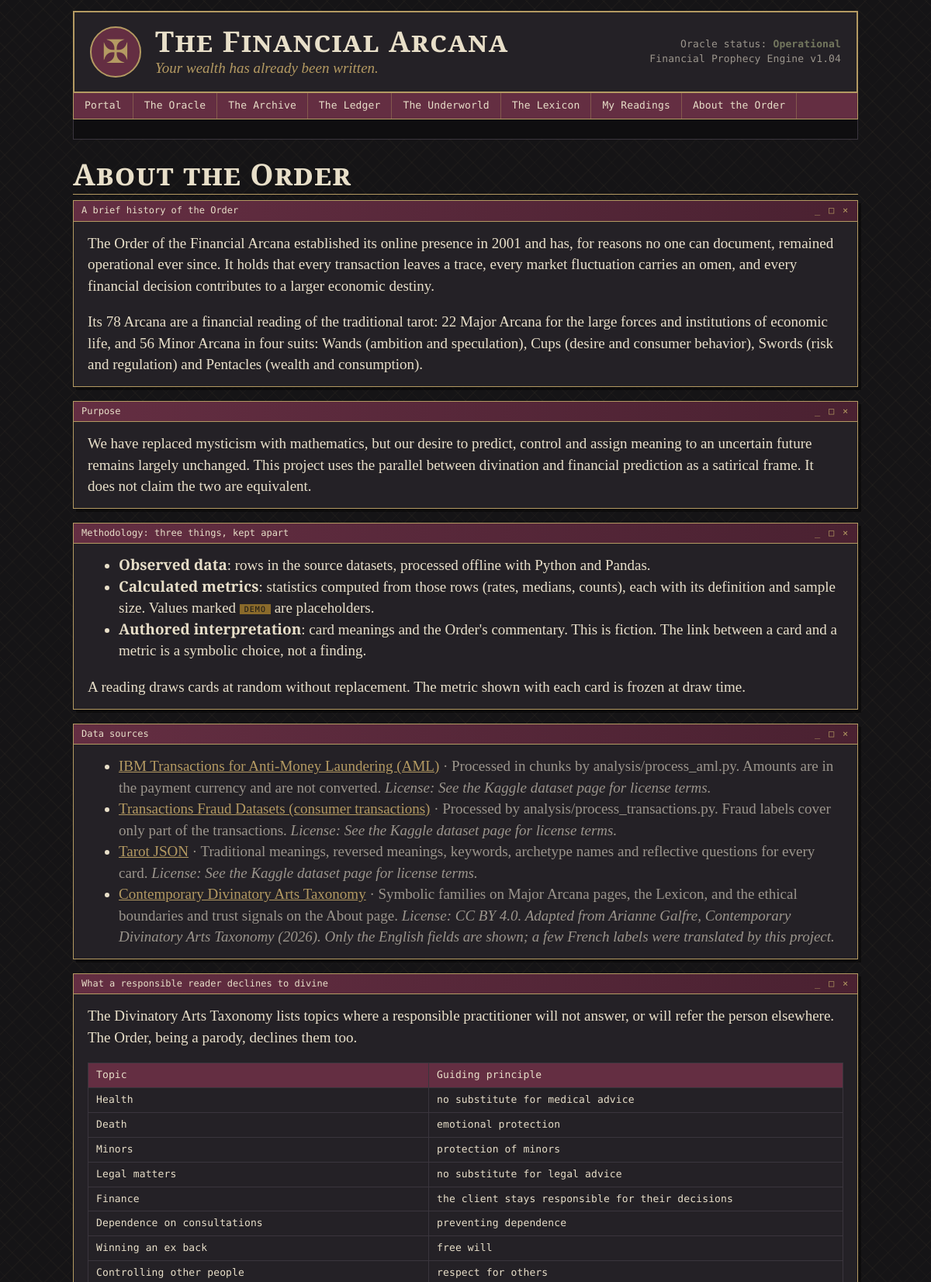
/about (upper part), run on the app's committed database.
### models.py (models this page shows)
class Dataset(db.Model):
    __tablename__ = "datasets"
    dataset_id = db.Column(db.Integer, primary_key=True)
    key = db.Column(db.String(32), unique=True, nullable=False)  # aml, consumer, tarot...
    name = db.Column(db.String(120), nullable=False)
    source_url = db.Column(db.String(300))
    description = db.Column(db.Text)
    license = db.Column(db.String(200))
    processing_notes = db.Column(db.Text)
    metrics = db.relationship("FinancialMetric", back_populates="dataset")

class TaxonomyEntry(db.Model):
    __tablename__ = "taxonomy_entries"
    entry_id = db.Column(db.Integer, primary_key=True)
    kind = db.Column(db.String(12), index=True, nullable=False)
    category = db.Column(db.String(80))
    title = db.Column(db.String(300))
    body = db.Column(db.Text)
    note = db.Column(db.String(200))

### app.py (the view)
@app.route("/about")
def about():
    entries = TaxonomyEntry.query
    return render_template("about.html", datasets=Dataset.query.order_by(Dataset.dataset_id).all(),
                           trust=entries.filter_by(kind="trust").order_by(TaxonomyEntry.category, TaxonomyEntry.entry_id).all(),
                           boundaries=entries.filter_by(kind="boundary").order_by(TaxonomyEntry.entry_id).all())

### app.py (called while the page is built)
@app.before_request
def ensure_session():
    if "sid" not in session:
        session["sid"] = uuid.uuid4().hex
        session.permanent = True

@app.context_processor
def inject_globals():
    try:
        visitors = 481 + Reading.query.count()
    except Exception:
        visitors = 481
    return dict(visitor_count=f"{visitors:07,}", this_year=date.today().year)

### templates/about.html (shortened to what this page needs)
{% extends "base.html" %}
{% from "_macros.html" import window %}
{% block content %}
<h2 class="page-title">About the Order</h2>
{% call window("A brief history of the Order") %}
  <p>The Order of the Financial Arcana established its online presence in 2001 and has, for reasons no one can document,
     remained operational ever since. It holds that every transaction leaves a trace, every market fluctuation carries an omen,
     and every financial decision contributes to a larger economic destiny.</p>
  <p>Its 78 Arcana are a financial reading of the traditional tarot: 22 Major Arcana for the large forces and institutions of
     economic life, and 56 Minor Arcana in four suits: Wands (ambition and speculation), Cups (desire and consumer behavior),
     Swords (risk and regulation) and Pentacles (wealth and consumption).</p>
{% endcall %}
{% call window("Purpose") %}
  <p>We have replaced mysticism with mathematics, but our desire to predict, control and assign meaning to an uncertain future
     remains largely unchanged. This project uses the parallel between divination and financial prediction as a satirical frame.
     It does not claim the two are equivalent.</p>
{% endcall %}
{% call window("Methodology: three things, kept apart") %}
  <ul>
    <li><b>Observed data</b>: rows in the source datasets, processed offline with Python and Pandas.</li>
    <li><b>Calculated metrics</b>: statistics computed from those rows (rates, medians, counts), each with its definition and sample size. Values marked <span class="badge demo">DEMO</span> are placeholders.</li>
    <li><b>Authored interpretation</b>: card meanings and the Order's commentary. This is fiction. The link between a card and a metric is a symbolic choice, not a finding.</li>
  </ul>
  <p>A reading draws cards at random without replacement. The metric shown with each card is frozen at draw time.</p>
{% endcall %}
{% call window("Data sources") %}
  <ul>
    {% for d in datasets %}<li><a href="{{ d.source_url }}">{{ d.name }}</a>
      <span class="dim">· {{ d.processing_notes }} <i>License: {{ d.license }}</i></span></li>{% endfor %}
  </ul>
{% endcall %}
{% if boundaries %}
{% call window("What a responsible reader declines to divine") %}
  <p>The Divinatory Arts Taxonomy lists topics where a responsible practitioner will not answer, or will refer the
     person elsewhere. The Order, being a parody, declines them too.</p>
  <table class="ledger-table mono">
    <thead><tr><th>Topic</th><th>Guiding principle</th></tr></thead>
    <tbody>{% for b in boundaries %}<tr><td>{{ b.title }}</td><td>{{ b.body }}</td></tr>{% endfor %}</tbody>
  </table>
{% endcall %}
{% endif %}
{% endblock %}

### static/css/style.css (style rules this page uses)
:root { --black: #151416; --charcoal: #242126; --burgundy: #642E42; --gold: #B49A62; --cream: #E8DFC9; --olive: #73775E; --blue: #697C8C; --gray: #9B958C; --serif: "Cormorant Garamond", "EB Garamond", Georgia, serif; --mono: "DM Mono", "Courier New", monospace; }
* { box-sizing: border-box; }
html { background: var(--black); }
body { margin: 0; color: var(--cream); font-family: var(--serif); font-size: 19px; line-height: 1.45; background: repeating-linear-gradient(45deg, rgba(180,154,98,.045) 0 1px, transparent 1px 14px), repeating-linear-gradient(-45deg, rgba(180,154,98,.045) 0 1px, transparent 1px 14px), var(--black); }
a { color: var(--gold); text-decoration: underline; }
h1, h2, h3 { font-weight: 600; line-height: 1.15; }
.mono { font-family: var(--mono); font-size: 13px; letter-spacing: .01em; }
.dim { color: var(--gray); }
.page-title { font-size: 2.4rem; margin: 0 0 .2em; font-variant: small-caps; letter-spacing: .03em; border-bottom: 1px solid var(--gold); padding-bottom: .1em; }
.window-body > :first-child { margin-top: 0; }
.window-body > :last-child { margin-bottom: 0; }
.badge.demo { font-family: var(--mono); font-size: 10px; background: #8a6a2b; color: var(--black); padding: 1px 6px; vertical-align: middle; letter-spacing: .1em; }
.ledger-table { width: 100%; border-collapse: collapse; margin: 14px 0 22px; background: var(--charcoal); }
.ledger-table th, .ledger-table td { border: 1px solid #3a353d; padding: 6px 10px; text-align: left; vertical-align: top; }
.ledger-table th { background: var(--burgundy); color: var(--cream); font-weight: 500; }

### data on the page
Dataset: name "IBM Transactions for Anti-Money Laundering (AML)", processing_notes "Processed in chunks by analysis/process_aml.py. Amounts are in the payment currency and are not converted.", license "See the Kaggle dataset page for license terms."
Dataset: name "Transactions Fraud Datasets (consumer transactions)", processing_notes "Processed by analysis/process_transactions.py. Fraud labels cover only part of the transactions.", license "See the Kaggle dataset page for license terms."
Dataset: name "Tarot JSON", processing_notes "Traditional meanings, reversed meanings, keywords, archetype names and reflective questions for every card.", license "See the Kaggle dataset page for license terms."
Dataset: name "Contemporary Divinatory Arts Taxonomy", processing_notes "Symbolic families on Major Arcana pages, the Lexicon, and the ethical boundaries and trust signals on the About page.", license "CC BY 4.0. Adapted from Arianne Galfre, Contemporary Divinatory Arts Taxonomy (2026). Only the English fields are shown; a few French labels were translated by this project."
TaxonomyEntry: title "Health", body "no substitute for medical advice"
TaxonomyEntry: title "Death", body "emotional protection"
TaxonomyEntry: title "Minors", body "protection of minors"
TaxonomyEntry: title "Legal matters", body "no substitute for legal advice"
TaxonomyEntry: title "Finance", body "the client stays responsible for their decisions"
TaxonomyEntry: title "Dependence on consultations", body "preventing dependence"
TaxonomyEntry: title "Winning an ex back", body "free will"
TaxonomyEntry: title "Controlling other people", body "respect for others"

### other printed values
{{ title }} "A brief history of the Order Purpose Methodology: three things, kept apart Data sources What a responsible reader declines to divine"
